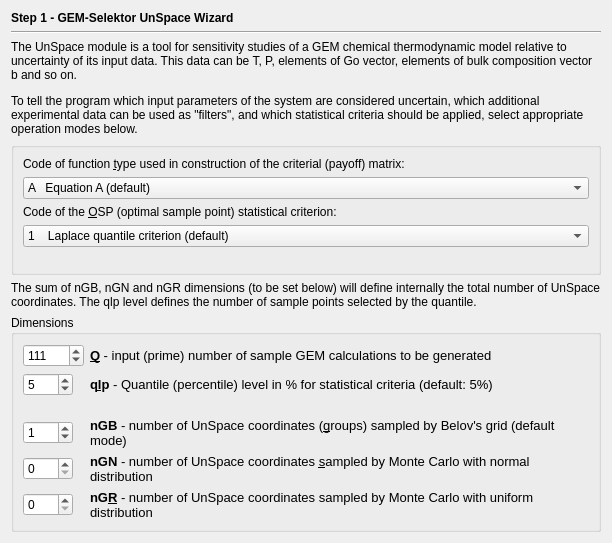
     <widget class="QWidget" name="page">
      <layout class="QGridLayout">
       <item row="0" column="0">
        <widget class="QLabel" name="pageName">
         <property name="sizePolicy">
          <sizepolicy hsizetype="Preferred" vsizetype="Fixed">
           <horstretch>0</horstretch>
           <verstretch>0</verstretch>
          </sizepolicy>
         </property>
         <property name="font">
          <font>
           <weight>75</weight>
           <bold>true</bold>
          </font>
         </property>
         <property name="text">
          <string>Step 1 - GEM-Selektor UnSpace Wizard</string>
         </property>
        </widget>
       </item>
       <item row="1" column="0">
        <widget class="Line" name="line">
         <property name="orientation">
          <enum>Qt::Horizontal</enum>
         </property>
        </widget>
       </item>
       <item row="2" column="0">
        <widget class="QLabel" name="textLabel10">
         <property name="sizePolicy">
          <sizepolicy hsizetype="Preferred" vsizetype="Preferred">
           <horstretch>0</horstretch>
           <verstretch>0</verstretch>
          </sizepolicy>
         </property>
         <property name="frameShape">
          <enum>QFrame::NoFrame</enum>
         </property>
         <property name="frameShadow">
          <enum>QFrame::Plain</enum>
         </property>
         <property name="text">
          <string>&lt;p&gt;The UnSpace module is a tool for sensitivity studies of a GEM chemical thermodynamic model relative to uncertainty of its  input data. This data can be T, P, elements of Go vector, elements of bulk composition vector b and so on. &lt;/p&gt;
&lt;p&gt;To tell the program which input parameters of the system are considered uncertain, which additional experimental data can be used as &quot;filters&quot;, and which statistical criteria should be applied, select appropriate operation modes below.&lt;/p&gt;</string>
         </property>
         <property name="textFormat">
          <enum>Qt::AutoText</enum>
         </property>
         <property name="scaledContents">
          <bool>false</bool>
         </property>
         <property name="wordWrap">
          <bool>true</bool>
         </property>
         <property name="margin">
          <number>0</number>
         </property>
         <property name="openExternalLinks">
          <bool>false</bool>
         </property>
        </widget>
       </item>
       <item row="3" column="0">
        <widget class="QGroupBox" name="groupBox">
         <property name="title">
          <string/>
         </property>
         <layout class="QVBoxLayout">
          <item>
           <widget class="QLabel" name="AC_modeLabel_2">
            <property name="frameShape">
             <enum>QFrame::NoFrame</enum>
            </property>
            <property name="frameShadow">
             <enum>QFrame::Plain</enum>
            </property>
            <property name="text">
             <string>Code of function &amp;type used in construction of the criterial (payoff) matrix:</string>
            </property>
            <property name="alignment">
             <set>Qt::AlignBottom</set>
            </property>
            <property name="wordWrap">
             <bool>true</bool>
            </property>
            <property name="buddy">
             <cstring>p_Mode</cstring>
            </property>
           </widget>
          </item>
          <item>
           <widget class="QComboBox" name="p_Mode">
            <item>
             <property name="text">
              <string>A   Equation A (default)</string>
             </property>
            </item>
            <item>
             <property name="text">
              <string>B   Equation B</string>
             </property>
            </item>
            <item>
             <property name="text">
              <string>C    equation C</string>
             </property>
            </item>
            <item>
             <property name="text">
              <string>D   Equation D</string>
             </property>
            </item>
            <item>
             <property name="text">
              <string>E    Equation E</string>
             </property>
            </item>
            <item>
             <property name="text">
              <string>F    Equation F</string>
             </property>
            </item>
           </widget>
          </item>
          <item>
           <widget class="QLabel" name="DcEqModeLabel_2">
            <property name="frameShape">
             <enum>QFrame::NoFrame</enum>
            </property>
            <property name="frameShadow">
             <enum>QFrame::Plain</enum>
            </property>
            <property name="text">
             <string>Code of the &amp;OSP (optimal sample point) statistical criterion:</string>
            </property>
            <property name="alignment">
             <set>Qt::AlignBottom</set>
            </property>
            <property name="wordWrap">
             <bool>true</bool>
            </property>
            <property name="buddy">
             <cstring>p_St</cstring>
            </property>
           </widget>
          </item>
          <item>
           <widget class="QComboBox" name="p_St">
            <property name="currentIndex">
             <number>1</number>
            </property>
            <item>
             <property name="text">
              <string>0    Frequency statistics for phase association</string>
             </property>
            </item>
            <item>
             <property name="text">
              <string>1    Laplace quantile criterion (default) </string>
             </property>
            </item>
            <item>
             <property name="text">
              <string>2    Homeniuk quantile criterion </string>
             </property>
            </item>
            <item>
             <property name="text">
              <string>3    Laplace single-point criterion </string>
             </property>
            </item>
            <item>
             <property name="text">
              <string>4    Homeniuk single-point criterion</string>
             </property>
            </item>
            <item>
             <property name="text">
              <string>5    Hurwich criterion (reserved)</string>
             </property>
            </item>
           </widget>
          </item>
          <item>
           <spacer>
            <property name="orientation">
             <enum>Qt::Vertical</enum>
            </property>
            <property name="sizeType">
             <enum>QSizePolicy::Expanding</enum>
            </property>
            <property name="sizeHint" stdset="0">
             <size>
              <width>566</width>
              <height>16</height>
             </size>
            </property>
           </spacer>
          </item>
         </layout>
        </widget>
       </item>
       <item row="4" column="0">
        <widget class="QLabel" name="label_6">
         <property name="text">
          <string>The sum of nGB, nGN and nGR dimensions (to be set below) will define internally the total number of UnSpace coordinates. The qlp level defines the number of sample points selected by the quantile.</string>
         </property>
         <property name="wordWrap">
          <bool>true</bool>
         </property>
        </widget>
       </item>
       <item row="5" column="0">
        <widget class="QGroupBox" name="groupBox_7">
         <property name="title">
          <string>Dimensions</string>
         </property>
         <layout class="QGridLayout">
          <item row="0" column="0">
           <widget class="QSpinBox" name="pnQ">
            <property name="sizePolicy">
             <sizepolicy hsizetype="Fixed" vsizetype="Fixed">
              <horstretch>0</horstretch>
              <verstretch>0</verstretch>
             </sizepolicy>
            </property>
            <property name="minimumSize">
             <size>
              <width>50</width>
              <height>0</height>
             </size>
            </property>
            <property name="minimum">
             <number>1</number>
            </property>
            <property name="maximum">
             <number>10001</number>
            </property>
            <property name="value">
             <number>111</number>
            </property>
           </widget>
          </item>
          <item row="0" column="1">
           <widget class="QLabel" name="TextLabel1_4">
            <property name="frameShape">
             <enum>QFrame::NoFrame</enum>
            </property>
            <property name="frameShadow">
             <enum>QFrame::Plain</enum>
            </property>
            <property name="text">
             <string>&lt;html&gt;&lt;head&gt;&lt;meta name=&quot;qrichtext&quot; content=&quot;1&quot; /&gt;&lt;style type=&quot;text/css&quot;&gt;
p, li { white-space: pre-wrap; }
&lt;/style&gt;&lt;/head&gt;&lt;body style=&quot; font-family:'Sans Serif'; font-size:10pt; font-weight:400; font-style:normal;&quot;&gt;
&lt;p style=&quot; margin-top:0px; margin-bottom:0px; margin-left:0px; margin-right:0px; -qt-block-indent:0; text-indent:0px;&quot;&gt;&lt;span style=&quot; font-weight:600;&quot;&gt;&amp;amp;Q&lt;/span&gt; - input (prime) number of sample GEM calculations to be generated&lt;/p&gt;&lt;/body&gt;&lt;/html&gt;</string>
            </property>
            <property name="wordWrap">
             <bool>false</bool>
            </property>
            <property name="buddy">
             <cstring>pnQ</cstring>
            </property>
           </widget>
          </item>
          <item row="1" column="0">
           <widget class="QSpinBox" name="pnM">
            <property name="sizePolicy">
             <sizepolicy hsizetype="Fixed" vsizetype="Fixed">
              <horstretch>0</horstretch>
              <verstretch>0</verstretch>
             </sizepolicy>
            </property>
            <property name="minimumSize">
             <size>
              <width>50</width>
              <height>0</height>
             </size>
            </property>
            <property name="minimum">
             <number>1</number>
            </property>
            <property name="maximum">
             <number>99</number>
            </property>
            <property name="value">
             <number>5</number>
            </property>
           </widget>
          </item>
          <item row="1" column="1">
           <widget class="QLabel" name="TextLabel2_2">
            <property name="text">
             <string>&lt;html&gt;&lt;head&gt;&lt;meta name=&quot;qrichtext&quot; content=&quot;1&quot; /&gt;&lt;style type=&quot;text/css&quot;&gt;
p, li { white-space: pre-wrap; }
&lt;/style&gt;&lt;/head&gt;&lt;body style=&quot; font-family:'Sans Serif'; font-size:10pt; font-weight:400; font-style:normal;&quot;&gt;
&lt;p style=&quot; margin-top:0px; margin-bottom:0px; margin-left:0px; margin-right:0px; -qt-block-indent:0; text-indent:0px;&quot;&gt;&lt;span style=&quot; font-weight:600;&quot;&gt;q&amp;amp;lp&lt;/span&gt; - Quantile (percentile) level in % for statistical criteria (default: 5%)&lt;/p&gt;&lt;/body&gt;&lt;/html&gt;</string>
            </property>
            <property name="alignment">
             <set>Qt::AlignVCenter</set>
            </property>
            <property name="wordWrap">
             <bool>true</bool>
            </property>
            <property name="buddy">
             <cstring>pnM</cstring>
            </property>
           </widget>
          </item>
          <item row="2" column="1">
           <spacer>
            <property name="orientation">
             <enum>Qt::Vertical</enum>
            </property>
            <property name="sizeType">
             <enum>QSizePolicy::Expanding</enum>
            </property>
            <property name="sizeHint" stdset="0">
             <size>
              <width>20</width>
              <height>16</height>
             </size>
            </property>
           </spacer>
          </item>
          <item row="3" column="0">
           <widget class="QSpinBox" name="pnP">
            <property name="sizePolicy">
             <sizepolicy hsizetype="Fixed" vsizetype="Fixed">
              <horstretch>0</horstretch>
              <verstretch>0</verstretch>
             </sizepolicy>
            </property>
            <property name="minimumSize">
             <size>
              <width>50</width>
              <height>0</height>
             </size>
            </property>
            <property name="minimum">
             <number>0</number>
            </property>
            <property name="maximum">
             <number>100</number>
            </property>
            <property name="value">
             <number>1</number>
            </property>
           </widget>
          </item>
          <item row="3" column="1">
           <widget class="QLabel" name="TextLabel1_3">
            <property name="frameShape">
             <enum>QFrame::NoFrame</enum>
            </property>
            <property name="frameShadow">
             <enum>QFrame::Plain</enum>
            </property>
            <property name="text">
             <string>&lt;html&gt;&lt;head&gt;&lt;meta name=&quot;qrichtext&quot; content=&quot;1&quot; /&gt;&lt;style type=&quot;text/css&quot;&gt;
p, li { white-space: pre-wrap; }
&lt;/style&gt;&lt;/head&gt;&lt;body style=&quot; font-family:'Sans Serif'; font-size:10pt; font-weight:400; font-style:normal;&quot;&gt;
&lt;p style=&quot; margin-top:0px; margin-bottom:0px; margin-left:0px; margin-right:0px; -qt-block-indent:0; text-indent:0px;&quot;&gt;&lt;span style=&quot; font-weight:600;&quot;&gt;nGB&lt;/span&gt; - number of UnSpace coordinates (&amp;amp;groups) sampled by Belov's grid (default mode)&lt;/p&gt;&lt;/body&gt;&lt;/html&gt;</string>
            </property>
            <property name="alignment">
             <set>Qt::AlignVCenter</set>
            </property>
            <property name="wordWrap">
             <bool>true</bool>
            </property>
            <property name="buddy">
             <cstring>pnP</cstring>
            </property>
           </widget>
          </item>
          <item row="4" column="0">
           <widget class="QSpinBox" name="pLb">
            <property name="sizePolicy">
             <sizepolicy hsizetype="Fixed" vsizetype="Fixed">
              <horstretch>0</horstretch>
              <verstretch>0</verstretch>
             </sizepolicy>
            </property>
            <property name="minimumSize">
             <size>
              <width>50</width>
              <height>0</height>
             </size>
            </property>
            <property name="minimum">
             <number>0</number>
            </property>
            <property name="maximum">
             <number>100</number>
            </property>
           </widget>
          </item>
          <item row="4" column="1">
           <widget class="QLabel" name="TextLabel1_2_3">
            <property name="text">
             <string>&lt;html&gt;&lt;head&gt;&lt;meta name=&quot;qrichtext&quot; content=&quot;1&quot; /&gt;&lt;style type=&quot;text/css&quot;&gt;
p, li { white-space: pre-wrap; }
&lt;/style&gt;&lt;/head&gt;&lt;body style=&quot; font-family:'Sans Serif'; font-size:10pt; font-weight:400; font-style:normal;&quot;&gt;
&lt;p style=&quot; margin-top:0px; margin-bottom:0px; margin-left:0px; margin-right:0px; -qt-block-indent:0; text-indent:0px;&quot;&gt;&lt;span style=&quot; font-weight:600;&quot;&gt;nGN&lt;/span&gt; - number of UnSpace coordinates &amp;amp;sampled by Monte Carlo with normal distribution&lt;/p&gt;&lt;/body&gt;&lt;/html&gt;</string>
            </property>
            <property name="alignment">
             <set>Qt::AlignVCenter</set>
            </property>
            <property name="wordWrap">
             <bool>true</bool>
            </property>
            <property name="buddy">
             <cstring>pLb</cstring>
            </property>
           </widget>
          </item>
          <item row="5" column="0">
           <widget class="QSpinBox" name="pLb_2">
            <property name="sizePolicy">
             <sizepolicy hsizetype="Fixed" vsizetype="Fixed">
              <horstretch>0</horstretch>
              <verstretch>0</verstretch>
             </sizepolicy>
            </property>
            <property name="minimumSize">
             <size>
              <width>50</width>
              <height>0</height>
             </size>
            </property>
            <property name="minimum">
             <number>0</number>
            </property>
            <property name="maximum">
             <number>100</number>
            </property>
           </widget>
          </item>
          <item row="5" column="1">
           <widget class="QLabel" name="TextLabel1_2_2_3">
            <property name="text">
             <string>&lt;html&gt;&lt;head&gt;&lt;meta name=&quot;qrichtext&quot; content=&quot;1&quot; /&gt;&lt;style type=&quot;text/css&quot;&gt;
p, li { white-space: pre-wrap; }
&lt;/style&gt;&lt;/head&gt;&lt;body style=&quot; font-family:'Sans Serif'; font-size:10pt; font-weight:400; font-style:normal;&quot;&gt;
&lt;p style=&quot; margin-top:0px; margin-bottom:0px; margin-left:0px; margin-right:0px; -qt-block-indent:0; text-indent:0px;&quot;&gt;&lt;span style=&quot; font-weight:600;&quot;&gt;nG&amp;amp;R&lt;/span&gt; - number of UnSpace coordinates sampled by Monte Carlo with uniform distribution&lt;/p&gt;&lt;/body&gt;&lt;/html&gt;</string>
            </property>
            <property name="alignment">
             <set>Qt::AlignVCenter</set>
            </property>
            <property name="wordWrap">
             <bool>true</bool>
            </property>
            <property name="buddy">
             <cstring>pLb_2</cstring>
            </property>
           </widget>
          </item>
         </layout>
        </widget>
       </item>
      </layout>
     </widget>
